Frame 1 (no input): blank canvas, image omitted
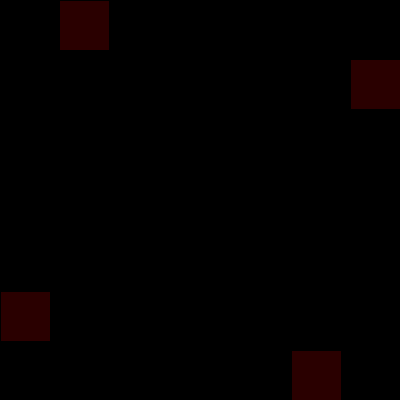
Frame 60 (the mouse pressed at the canvas centre just before this capture)
Frame 120 (the mouse held since frame 60 and released just before this capture): identical to frame 60, image omitted

The Processing sketch that drew this single still picture (run headless with seeded random() and noise(); from frame 60 on, the mouse is pressed at the canvas centre):

// Processing sketch: CuatroCuadradosCuatroDirecciones
// ── CuatroCuadradosCuatroDirecciones.pde
int pos; // declaración
int relleno; // variable para el color
float rojo; // tipo de dato flotante (admite decimales)

void setup() {
  size(400, 400);
  pos = 0;
}
void draw() {
  background(0);

  relleno = pos*255/350; /* regla de tres (quedó de muestra, sin uso en el ejemplo */

  /* la función map() se utiliza para relacionar valores y promediar un resultado
   entre diferentes escalas. 
   En este ejemplo la usamos para promediar el valor de pos con un color que queremos conseguir
   La funcion consta de 5 parámetros:
   el 1° es la variable principal
   2° y 3° son los valores extremos que puede adquirir esa variable
   4° y 5° son los valores posibles que queremos obtener
   Aclaro extremos y posibles porque Uds determinar si va de un máximo a mínimo o viceversa*/

  rojo = map(pos, 0, 350, 0, 255);

  /* mientras pos vaya de 0 a 350, rojo va a valer entre 255 y 0*/

  fill(rojo, 0, 0);
  rect(pos, 0, 50, 50); // 1
  rect(350, pos, 50, 50    ); // 2
  rect(350-pos, 350, 50, 50); // 3 
  rect(0, 350-pos, 50, 50); // 4

  pos ++;

  if (pos >= 350) {
    pos = 0;
  }

  println("pos vale :" + pos);
  println("rojo vale :" + rojo);
}

void mousePressed() { // al presionar el mouse sobre la ventana
  pos = 0; // asignamos un nuevo valor a nuestra variable
}
